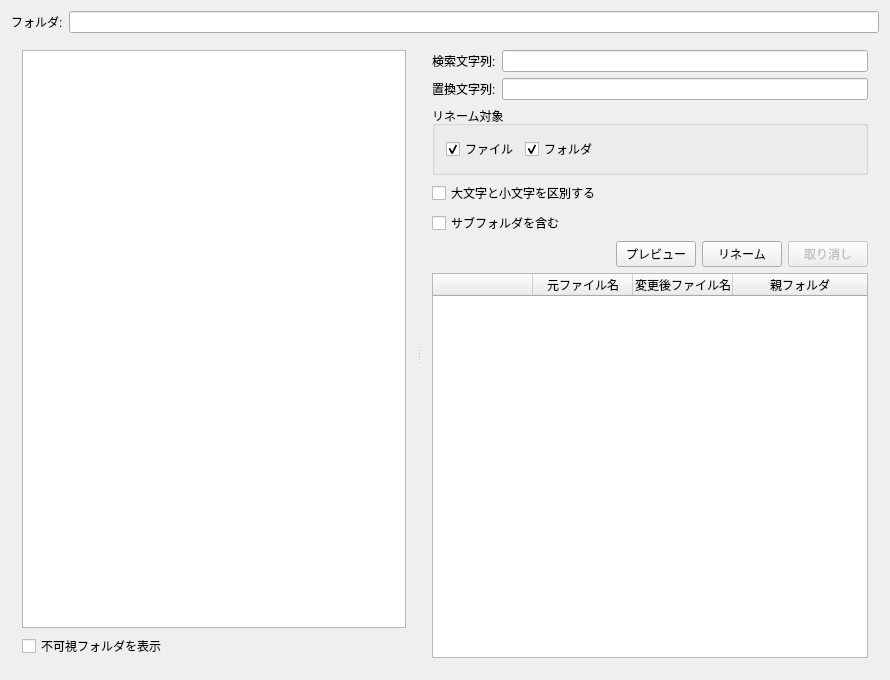
<?xml version="1.0" encoding="UTF-8"?>
<ui version="4.0">
 <class>MainWindow</class>
 <widget class="QMainWindow" name="MainWindow">
  <property name="geometry">
   <rect>
    <x>0</x>
    <y>0</y>
    <width>890</width>
    <height>680</height>
   </rect>
  </property>
  <property name="windowTitle">
   <string>BRenamer</string>
  </property>
  <widget class="QWidget" name="centralWidget">
   <layout class="QVBoxLayout" name="verticalLayout_4">
    <item>
     <layout class="QFormLayout" name="formLayout">
      <item row="0" column="0">
       <widget class="QLabel" name="label">
        <property name="text">
         <string>フォルダ:</string>
        </property>
       </widget>
      </item>
      <item row="0" column="1">
       <widget class="QLineEdit" name="lineEditPath">
        <property name="sizePolicy">
         <sizepolicy hsizetype="Preferred" vsizetype="Minimum">
          <horstretch>0</horstretch>
          <verstretch>0</verstretch>
         </sizepolicy>
        </property>
        <property name="readOnly">
         <bool>true</bool>
        </property>
       </widget>
      </item>
     </layout>
    </item>
    <item>
     <widget class="QSplitter" name="splitter">
      <property name="sizePolicy">
       <sizepolicy hsizetype="Expanding" vsizetype="Expanding">
        <horstretch>0</horstretch>
        <verstretch>0</verstretch>
       </sizepolicy>
      </property>
      <property name="orientation">
       <enum>Qt::Horizontal</enum>
      </property>
      <widget class="QWidget" name="layoutWidget">
       <layout class="QVBoxLayout" name="verticalLayout_3">
        <item>
         <widget class="QTreeView" name="treeViewFileSystem">
          <property name="sizePolicy">
           <sizepolicy hsizetype="Preferred" vsizetype="Preferred">
            <horstretch>0</horstretch>
            <verstretch>0</verstretch>
           </sizepolicy>
          </property>
          <property name="maximumSize">
           <size>
            <width>16777215</width>
            <height>16777215</height>
           </size>
          </property>
          <property name="baseSize">
           <size>
            <width>0</width>
            <height>0</height>
           </size>
          </property>
         </widget>
        </item>
        <item>
         <widget class="QCheckBox" name="checkBoxShowHiddenFolder">
          <property name="text">
           <string>不可視フォルダを表示</string>
          </property>
         </widget>
        </item>
       </layout>
      </widget>
      <widget class="QWidget" name="layoutWidget1">
       <layout class="QVBoxLayout" name="verticalLayout_2">
        <item>
         <layout class="QFormLayout" name="formLayout_2">
          <item row="0" column="0">
           <widget class="QLabel" name="Label">
            <property name="text">
             <string>検索文字列:</string>
            </property>
           </widget>
          </item>
          <item row="0" column="1">
           <widget class="QLineEdit" name="LineEditQueryString"/>
          </item>
          <item row="1" column="0">
           <widget class="QLabel" name="Label_2">
            <property name="text">
             <string>置換文字列:</string>
            </property>
           </widget>
          </item>
          <item row="1" column="1">
           <widget class="QLineEdit" name="LineEditRenameString"/>
          </item>
         </layout>
        </item>
        <item>
         <widget class="QGroupBox" name="groupBox">
          <property name="title">
           <string>リネーム対象</string>
          </property>
          <layout class="QHBoxLayout" name="horizontalLayout">
           <item>
            <widget class="QCheckBox" name="checkBoxFileSubject">
             <property name="text">
              <string>ファイル</string>
             </property>
             <property name="checked">
              <bool>true</bool>
             </property>
            </widget>
           </item>
           <item>
            <widget class="QCheckBox" name="checkBoxFolderSubject">
             <property name="text">
              <string>フォルダ</string>
             </property>
             <property name="checked">
              <bool>true</bool>
             </property>
            </widget>
           </item>
           <item>
            <spacer name="horizontalSpacer">
             <property name="orientation">
              <enum>Qt::Horizontal</enum>
             </property>
             <property name="sizeHint" stdset="0">
              <size>
               <width>40</width>
               <height>20</height>
              </size>
             </property>
            </spacer>
           </item>
          </layout>
         </widget>
        </item>
        <item>
         <widget class="QCheckBox" name="checkBoxCaseSensitive">
          <property name="text">
           <string>大文字と小文字を区別する</string>
          </property>
         </widget>
        </item>
        <item>
         <widget class="QCheckBox" name="checkBoxRecursive">
          <property name="text">
           <string>サブフォルダを含む</string>
          </property>
          <property name="checked">
           <bool>false</bool>
          </property>
         </widget>
        </item>
        <item>
         <layout class="QHBoxLayout" name="horizontalLayout_3">
          <item>
           <spacer name="horizontalSpacer_3">
            <property name="orientation">
             <enum>Qt::Horizontal</enum>
            </property>
            <property name="sizeHint" stdset="0">
             <size>
              <width>40</width>
              <height>20</height>
             </size>
            </property>
           </spacer>
          </item>
          <item>
           <widget class="QPushButton" name="pushButtonPreview">
            <property name="text">
             <string>プレビュー</string>
            </property>
           </widget>
          </item>
          <item>
           <widget class="QPushButton" name="pushButtonRename">
            <property name="text">
             <string>リネーム</string>
            </property>
           </widget>
          </item>
          <item>
           <widget class="QPushButton" name="pushButtonUndo">
            <property name="enabled">
             <bool>false</bool>
            </property>
            <property name="text">
             <string>取り消し</string>
            </property>
           </widget>
          </item>
         </layout>
        </item>
        <item>
         <widget class="QTableWidget" name="tableWidgetPreview">
          <attribute name="horizontalHeaderStretchLastSection">
           <bool>true</bool>
          </attribute>
          <column>
           <property name="text">
            <string/>
           </property>
          </column>
          <column>
           <property name="text">
            <string>元ファイル名</string>
           </property>
          </column>
          <column>
           <property name="text">
            <string>変更後ファイル名</string>
           </property>
          </column>
          <column>
           <property name="text">
            <string>親フォルダ</string>
           </property>
          </column>
         </widget>
        </item>
       </layout>
      </widget>
     </widget>
    </item>
   </layout>
  </widget>
 </widget>
 <layoutdefault spacing="6" margin="11"/>
 <resources/>
 <connections/>
</ui>
